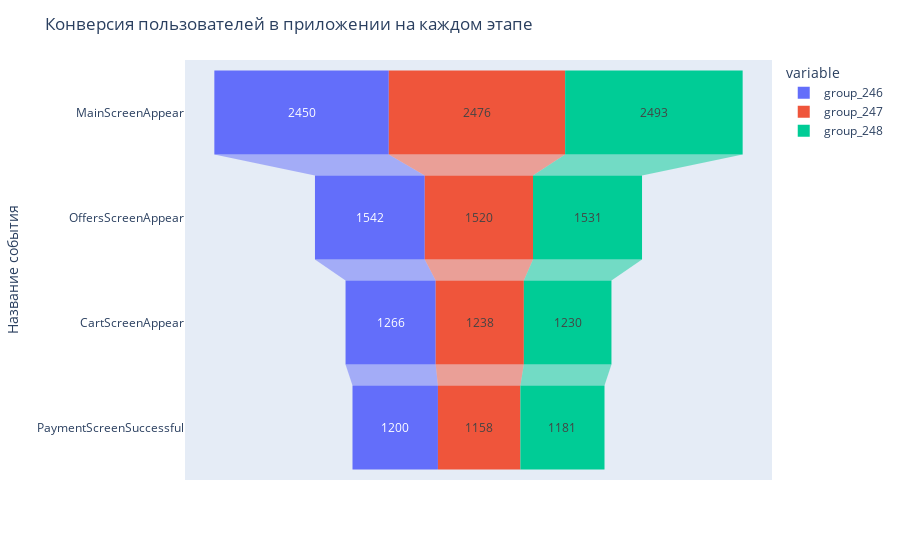

Notebook source saved alongside this figure:
### Code cell
#Проведем визуализацию таблицы в виде воронки
fig = px.funnel(all_groups.drop(columns={'group_246_247'}))
fig.update_layout(title='Конверсия пользователей в приложении на каждом этапе',
                   yaxis_title='Название события')
iplot(fig)

### Figure 1 — Plotly figure (JSON) as saved in the notebook; plotly's stock layout.template omitted (floating-point values rounded to 4 significant figures)
{"data": [{"hovertemplate": "variable=group_246<br>value=%{x}<br>event_name=%{y}<extra></extra>", "legendgroup": "group_246", "marker": {"color": "#636efa"}, "name": "group_246", "orientation": "h", "showlegend": true, "type": "funnel", "x": [2450, 1542, 1266, 1200], "xaxis": "x", "y": ["MainScreenAppear", "OffersScreenAppear", "CartScreenAppear", "PaymentScreenSuccessful"], "yaxis": "y"}, {"hovertemplate": "variable=group_247<br>value=%{x}<br>event_name=%{y}<extra></extra>", "legendgroup": "group_247", "marker": {"color": "#EF553B"}, "name": "group_247", "orientation": "h", "showlegend": true, "type": "funnel", "x": [2476, 1520, 1238, 1158], "xaxis": "x", "y": ["MainScreenAppear", "OffersScreenAppear", "CartScreenAppear", "PaymentScreenSuccessful"], "yaxis": "y"}, {"hovertemplate": "variable=group_248<br>value=%{x}<br>event_name=%{y}<extra></extra>", "legendgroup": "group_248", "marker": {"color": "#00cc96"}, "name": "group_248", "orientation": "h", "showlegend": true, "type": "funnel", "x": [2493, 1531, 1230, 1181], "xaxis": "x", "y": ["MainScreenAppear", "OffersScreenAppear", "CartScreenAppear", "PaymentScreenSuccessful"], "yaxis": "y"}], "layout": {"legend": {"title": {"text": "variable"}, "tracegroupgap": 0}, "margin": {"t": 60}, "title": {"text": "Конверсия пользователей в приложении на каждом этапе"}, "xaxis": {"anchor": "y", "domain": [0, 1], "title": {"text": "value"}}, "yaxis": {"anchor": "x", "domain": [0, 1], "title": {"text": "Название события"}}}}
